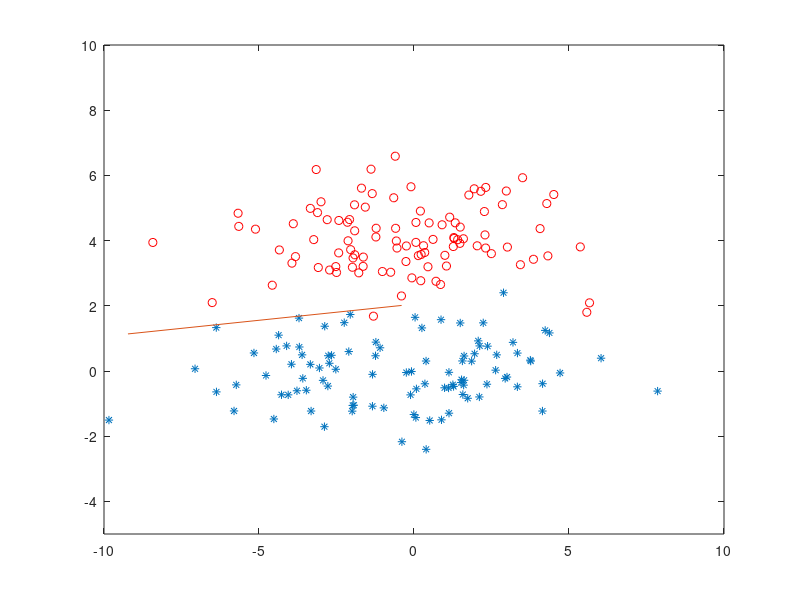
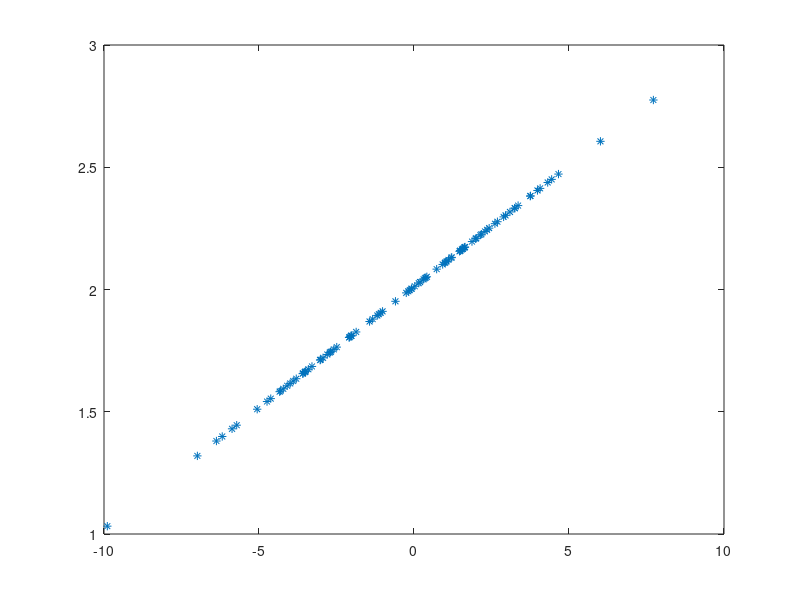

Source code (MATLAB) for these figures, in order: (Note: this script raises an error after producing the figures.)
% 데이터의 생성 --------------------------------------
N=100;
m1=[0 0]; s1=[9 0;0 1];
m2=[0 4]; s2=[9 0;0 1];
X1=randn(N,2)*sqrtm(s1)+repmat(m1,N,1); % 클래스1 데이터 생성
X2=randn(N,2)*sqrtm(s2)+repmat(m2,N,1); % 클래스2 데이터 생성
figure(1);
plot(X2(:,1),X2(:,2),'ro'); hold on
plot(X1(:,1),X1(:,2),'*');
axis([-10 10 -5 10]);
save data8_9 X1 X2

% PCA에 의한 분석 ------------------------------------
X=[X1;X2];
M=mean(X); S=cov(X); % 평균과 공분산 계산
[V,D]=eig(S); % 고유치분석(U:고유벡터행렬, D: 고유치행렬)
w1=V(:,2); % 첫 번째 주성분벡터
figure(1); % 첫 번째 주성분벡터를 공간에 표시
line([0 w1(1)*D(2,2)]+M(1),[0 w1(2)*D(2,2)]+M(2));
YX1=w1'*X1'; YX2=w1'*X2'; % 첫 번째 주성분벡터로 사영
pYX1=w1*YX1; pYX2=w1*YX2; % 사영된 데이터를 2차원 공간으로 환원
figure(2); % 사영된 데이터를 2차원 공간으로 환원하여 표시
plot(pYX1(1,:), pYX1(2,:)+M(2),'*');
hold on axis([-10 10 -5 10]);
plot(pYX2(1,:), pYX2(2,:)+M(2),'ro');

% LDA에 의한 분석 -----------------------------------
m1=mean(X1); m2=mean(X2);
Sw=N*cov(X1)+N*cov(X2); % within scatter 계산
Sb=(m1-m2)'*(m1-m2); % between scatter 계산
[V,D]=eig(Sb*inv(Sw)); % 고유치 분석
w=V(:,2); % 찾아진 벡터
figure(1); % 찾아진 벡터를 공간에 표시
line([0 w(1)*-8]+M(1),[0 w(2)*-8]+M(2));
YX1=w'*X1'; YX2=w'*X2'; % 벡터w 방향으로 사영
pYX1=w*YX1; pYX2=w*YX2; % 사영된 데이터를 2차원 공간으로 환원
figure(2); % 사영된 데이터를 2차원 공간으로 환원하여 표시
plot(pYX1(1,:)+M(1), pYX1(2,:),'*');
plot(pYX2(1,:)+M(1), pYX2(2,:),'ro');
